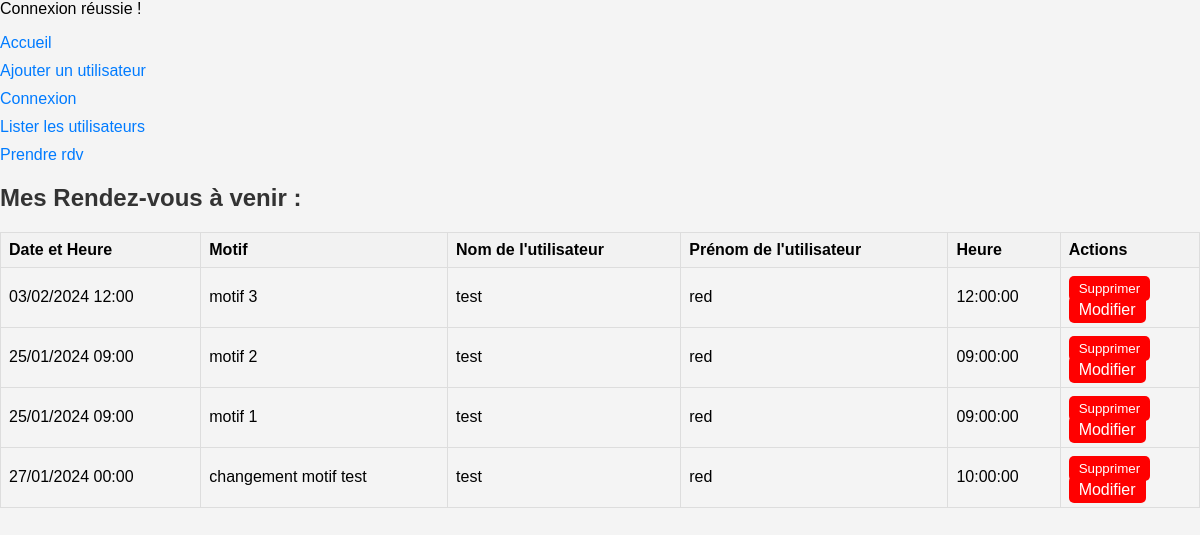
The page /pages/rdv/mes_rendez_vous.php (signed in) on the database its author committed.
### tables this page shows
CREATE TABLE IF NOT EXISTS `rendez_vous` (
  `id` int NOT NULL AUTO_INCREMENT,
  `utilisateur_id` int DEFAULT NULL,
  `date_heure` datetime DEFAULT NULL,
  `heure` time DEFAULT NULL,
  `motif` varchar(255) DEFAULT NULL,
  PRIMARY KEY (`id`),
  KEY `fk_utilisateur_id` (`utilisateur_id`)
);

CREATE TABLE IF NOT EXISTS `utilisateurs` (
  `id` int NOT NULL AUTO_INCREMENT,
  `nom` varchar(50) NOT NULL,
  `prenom` varchar(50) NOT NULL,
  `email` varchar(100) NOT NULL,
  `mot_de_passe` varchar(255) NOT NULL,
  PRIMARY KEY (`id`)
);

### pages/rdv/mes_rendez_vous.php (the view, shortened to what this page needs)
<?php
if (!isset($_SESSION['id_utilisateur'])) {
    echo "Vous n'êtes pas connecté.";
} else {
    include('../../assets/php/middleware/connect.php');
    $id_utilisateur = $_SESSION['id_utilisateur'];
    $sql = "SELECT r.id, r.date_heure, r.heure, r.motif, u.nom, u.prenom FROM rendez_vous r
            INNER JOIN utilisateurs u ON r.utilisateur_id = u.id
            WHERE r.utilisateur_id = ?";
    $stmt = $conn->prepare($sql);
    $stmt->execute([$id_utilisateur]);
    $rendez_vous = $stmt->fetchAll(PDO::FETCH_ASSOC);
}
?>
<!DOCTYPE html>
<html lang="en">
<head>
    <link rel="stylesheet" href="/vanilla/assets/css/styles.css">
</head>
<body>
    <nav>
        <ul>
            <li><a href="../index.php">Accueil</a></li>
            <li><a href="./crud/inscription.php">Ajouter un utilisateur</a></li>
            <li><a href="./crud/login.php">Connexion</a></li>
            <li><a href="../crud/liste_utilisateurs.php">Lister les utilisateurs</a></li>
            <li><a href="./ajouter_rendez_vous.php">Prendre rdv</a></li>
        </ul>
    </nav>
    <?php if (isset($rendez_vous)) : ?>
        <h2>Mes Rendez-vous à venir :</h2>
        <div class="table-container">
            <table>
                <thead>
                    <tr>
                        <th>Date et Heure</th>
                        <th>Motif</th>
                        <th>Nom de l'utilisateur</th>
                        <th>Prénom de l'utilisateur</th>
                        <th>Heure</th>
                        <th>Actions</th>
                    </tr>
                </thead>
                <tbody>
                    <?php foreach ($rendez_vous as $rdv) : ?>
                        <tr>
                            <td><?= date('d/m/Y H:i', strtotime($rdv['date_heure'])) ?></td>
                            <td><?= $rdv['motif'] ?></td>
                            <td><?= $rdv['nom'] ?></td>
                            <td><?= $rdv['prenom'] ?></td>
                            <td><?= $rdv['heure'] ?></td>
                            <td>
                                <form method="post" onsubmit="return confirm('Voulez-vous vraiment supprimer ce rendez-vous?');">
                                    <button type="submit" class="btn-supprimer" name="supprimer">Supprimer</button>
                                </form>
                                <a href="modifier_rendez_vous.php?id=<?= $rdv['id'] ?>" class="btn-modifier">Modifier</a>
                            </td>
                        </tr>
                    <?php endforeach; ?>
                </tbody>
            </table>
        </div>
    <?php endif; ?>
</body>
</html>

### assets/css/styles.css (style rules this page uses)
body { font-family: 'Arial', sans-serif; margin: 0; padding: 0; background-color: #f4f4f4; }
h1, h2, h3 { color: #333; }
ul { list-style: none; padding: 0; }
li { margin-bottom: 10px; }
form { max-width: 400px; margin: 0 auto; }
button { background-color: #4caf50; color: white; padding: 10px 15px; border: none; border-radius: 5px; cursor: pointer; }
a { color: #007BFF; text-decoration: none; }

### pages/rdv/mes_rendez_vous.php (style rules this page uses)
.table-container { margin-top: 20px; }
.table-container table { width: 100%; border-collapse: collapse; }
.table-container th, .table-container td { border: 1px solid #ddd; padding: 8px; text-align: left; }
.table-container th { background-color: #f2f2f2; }
.btn-supprimer { background-color: #ff0000; color: #ffffff; padding: 5px 10px; border: none; cursor: pointer; }
.btn-modifier { margin-top: 10px; padding: 5px 10px; background-color: #f00; color: #fff; border: none; border-radius: 5px; cursor: pointer; }

### rows shown on the page
rendez_vous: date_heure "03/02/2024 12:00", motif "motif 3", utilisateur.nom "test", utilisateur.prenom "red", heure "12:00:00"
rendez_vous: date_heure "25/01/2024 09:00", motif "motif 2", utilisateur.nom "test", utilisateur.prenom "red", heure "09:00:00"
rendez_vous: date_heure "25/01/2024 09:00", motif "motif 1", utilisateur.nom "test", utilisateur.prenom "red", heure "09:00:00"
rendez_vous: date_heure "27/01/2024 00:00", motif "changement motif test", utilisateur.nom "test", utilisateur.prenom "red", heure "10:00:00"
